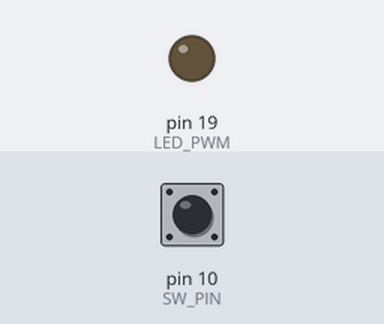
Bench run of a sketch on a simulated Arduino Uno, built with avr-gcc and run on an emulated ATmega328P. On the bench: output pins drawn as LEDs (lit = HIGH). Inputs (shaded band) come from the test bench; at power-on: pin 10 (SW_PIN) HIGH.

Above: at 1.2 s.
1.3 s: pin 10 (SW_PIN) pulled LOW for 3.2 s
At 3.6 s:
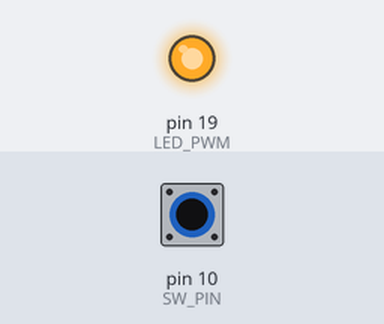
6.0 s: pin 10 (SW_PIN) pulled LOW for 0.15 s
At 7.1 s:
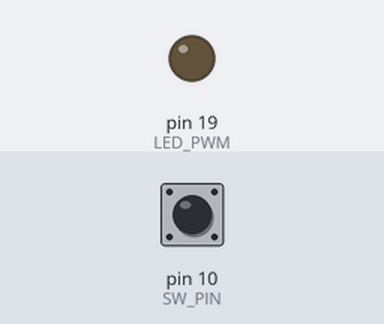
Timing chart, 0 to 9.0 s (numbered marks = the images above; inputs shaded):
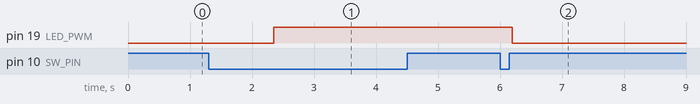

The sketch:

FlashLight.ino
```cpp
/************************ Hardware Setup **************************/
//                    GPIO 19 -> R330 -> GND
//                        GPIO 10 -> GND
/******************************************************************/

#include "flashlight.h"

#define LED_PWM 19
#define SW_PIN 10

Falshlight_SW lightSW(SW_PIN);

void setup() {
  Serial.begin(9600);
  pinMode(LED_PWM, OUTPUT);
  pinMode(SW_PIN, INPUT_PULLUP);
}

void loop() {
  SwitchState cstate = lightSW.updateSW();
  switch (cstate) {
    case SHORT_PRESS:
      //Serial.println("Short press");
      analogWrite(LED_PWM, 50);
      break;
    case DOUBLE_PRESS:
      //Serial.println("Double press");
      analogWrite(LED_PWM, 0);
      break;
    case LONG_PRESS:
      //Serial.println("Long press");
      analogWrite(LED_PWM, 255);
      break;
    default:
      break;
  }

  //delay(100);

}
```

flashlight.cpp
```cpp
#include "flashlight.h"


Falshlight_SW::Falshlight_SW(short pin):
pin(pin), debounceDelay(DEBOUNCE_DELAY), lastDebounceTime(0), state(NONE), isSwitchPressed(false){

}

SwitchState Falshlight_SW::updateSW() {
    int readSwitch = digitalRead(pin);
    unsigned long currentTime = millis();

    // Check if the button state has changed, if changed reset the debounce time
    if (readSwitch != lastSwitcheState) {
        lastDebounceTime = currentTime;
    }

    // Debounce the button change
    if ((currentTime - lastDebounceTime) > debounceDelay) {
        if (readSwitch == LOW) {
            // Button is still pressed after the debounce
            if (!isSwitchPressed) {
                //Register the button press
                switchPressStartTime = currentTime;
                isSwitchPressed = true;
                state = NONE;
            } else {
                // check how long the button was pressed
                switchPressduration = currentTime - switchPressStartTime;
                if (switchPressduration > LONG_PRESS_TIME && state == NONE) {
                    //Serial.println("Long press");
                    state = LONG_PRESS;
                    switchPressduration = 0;
                }
            }
        } else if (readSwitch == HIGH && isSwitchPressed) {
            // Button is not pressed anymore, but previously the button was pressed, but also not long enough for a longpress
            // Short press opens the possibility for a double press
            if (state == NONE) {
              if(possibleDoublePressFlag && (currentTime - lastReleaseTime < DOUBLE_PRESS_TIME)){
                //Serial.println("Double press");
                state = DOUBLE_PRESS;
                possibleDoublePressFlag = false;
              } else {
                //Serial.println("Short press");
                state = SHORT_PRESS;
                lastReleaseTime = currentTime;
                possibleDoublePressFlag = true;
              }
            }
            isSwitchPressed = false;
        }
    }

    // Reset the possibility for a doublepress when out of the timewondow
    if (possibleDoublePressFlag && (currentTime - lastReleaseTime > DOUBLE_PRESS_TIME)) {
        possibleDoublePressFlag = false;
    }

    lastSwitcheState = readSwitch;
    return state;
}
```

flashlight.h
```cpp
#ifndef FLASHLIGHT_H
#define FLASHLIGHT_H
  #include <Arduino.h>

  #define DEBOUNCE_DELAY 50
  #define LONG_PRESS_TIME 1000
  #define DOUBLE_PRESS_TIME 800

  enum SwitchState {
    NONE,
    SHORT_PRESS,
    DOUBLE_PRESS,
    LONG_PRESS
  };

  class Falshlight_SW {
    public:
      Falshlight_SW(short pin);
      SwitchState updateSW();
    private:
      short pin;
      long debounceDelay;
      long lastDebounceTime;

      SwitchState state;

      bool isSwitchPressed;
      long switchPressStartTime;
      long switchPressduration;
      int lastSwitcheState = 0;
      long lastReleaseTime = 0;
      long possibleDoublePressFlag = false;
  };
#endif
```

Measured:
- after the input at 1.3 s, pin 19 (LED_PWM): LOW → HIGH after 1.1 s
- after the input at 6.0 s, pin 19 (LED_PWM): HIGH → LOW after 0.20 s
